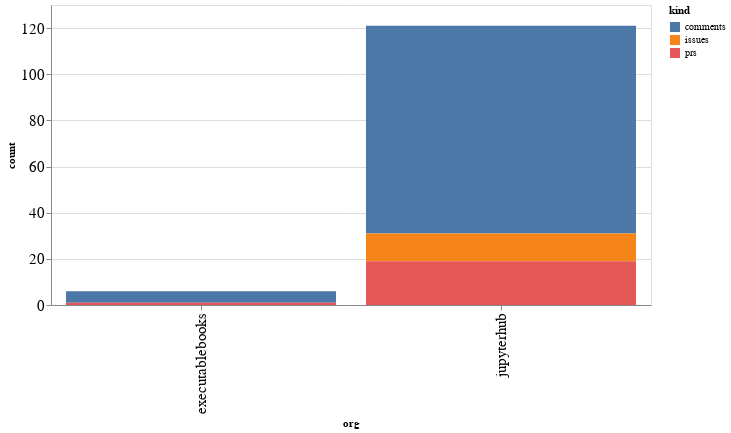

Notebook source saved alongside this figure:
### Code cell
alt.Chart(org_summaries, width=600).mark_bar().encode(
    x='org',
    y='count',
    color='kind',
    tooltip="org"
)

### Figure 1 — Vega-Lite specification as saved in the notebook (floating-point values rounded to 4 significant figures)
{"config": {"axisLeft": {"labelFontSize": 15}, "axisBottom": {"labelFontSize": 15}}, "data": {"name": "data-1740e78ed0c8bcae1491bd8b771e159b"}, "mark": "bar", "encoding": {"color": {"type": "nominal", "field": "kind"}, "tooltip": {"type": "nominal", "field": "org"}, "x": {"type": "nominal", "field": "org"}, "y": {"type": "quantitative", "field": "count"}}, "width": 600, "$schema": "https://vega.github.io/schema/vega-lite/v4.8.1.json", "datasets": {"data-1740e78ed0c8bcae1491bd8b771e159b": [{"org": "executablebooks", "kind": "comments", "count": 5}, {"org": "executablebooks", "kind": "prs", "count": 1}, {"org": "jupyterhub", "kind": "comments", "count": 90}, {"org": "jupyterhub", "kind": "issues", "count": 12}, {"org": "jupyterhub", "kind": "prs", "count": 19}]}}
